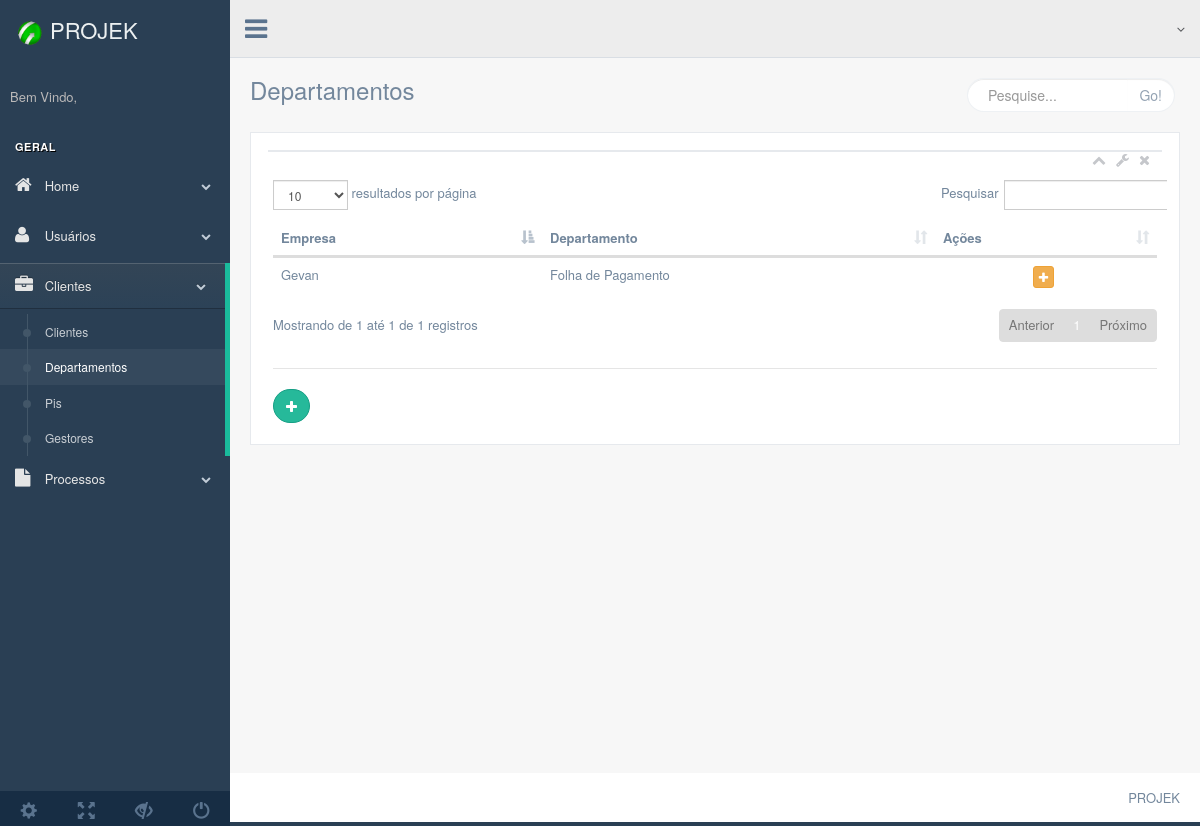
The page /production/php/clientes/departamentos.php on the database as committed earlier.
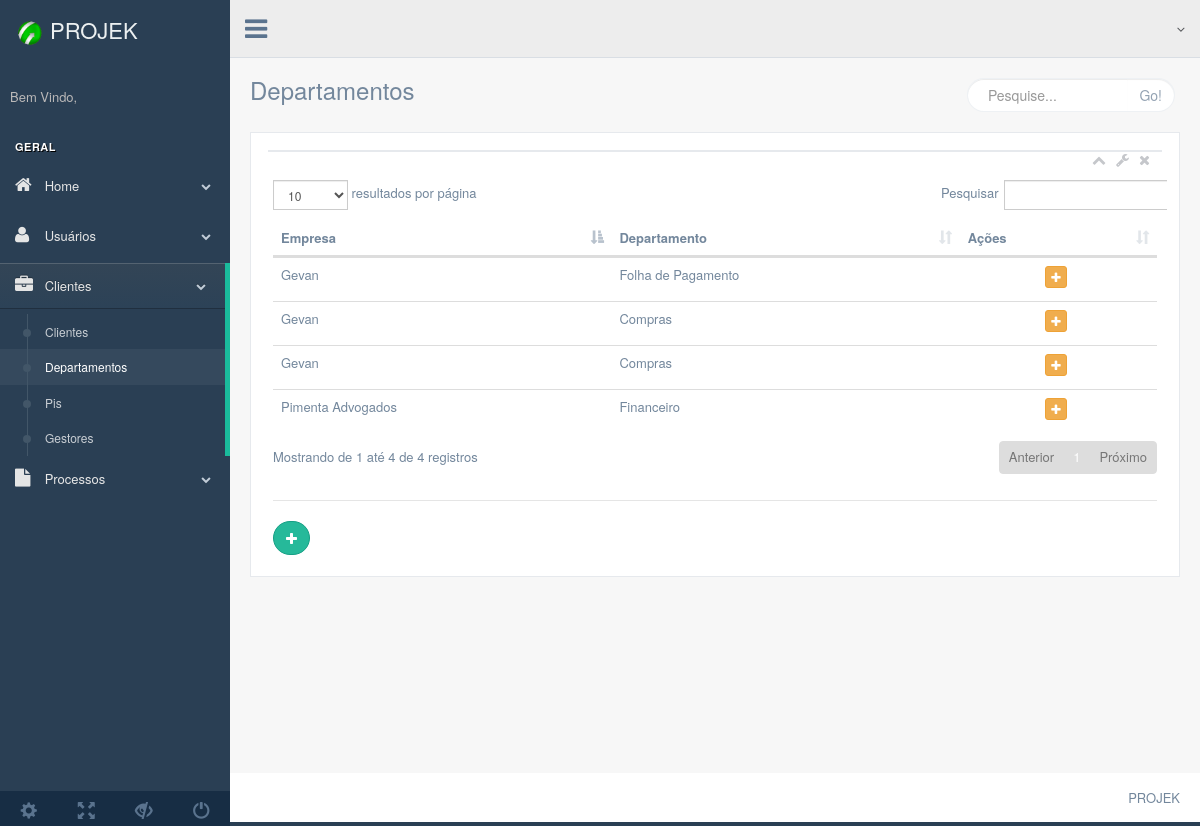
The same page on the database as committed later.
### tables this page shows
CREATE TABLE `departamentos` (
  `id_departamento` int(11) NOT NULL,
  `id_cliente` int(11) DEFAULT NULL,
  `nome` varchar(255) DEFAULT NULL
);

CREATE TABLE `clientes` (
  `id_cliente` int(11) NOT NULL,
  `nome` varchar(255) DEFAULT NULL
);

### production/php/bancos/banco-departamento.php (called while the page is built, shortened)
<?php
function listaDepartamentos($conexao){
  $clientes = array();
    $query = "select  * from departamentos";
    $resultado = mysqli_query($conexao, $query);
    while ($cliente = mysqli_fetch_assoc($resultado)) {
      array_push($clientes, $cliente);
    }
    return $clientes;
}
?>

### production/php/bancos/banco-cliente.php (called while the page is built, shortened)
<?php
function  buscaCliente($conexao , $id_cliente){
    $query = "select  * from clientes where id_cliente = $id_cliente";
    $resultado = mysqli_query($conexao, $query);
    $cliente = mysqli_fetch_assoc($resultado);
    return $cliente;
}

### production/php/clientes/departamentos.php (the view, shortened to what the changed rows need)
<?php include "../bancos/conecta.php";?>
<?php include "../bancos/banco-cliente.php";?>
<?php include "../bancos/banco-departamento.php";?>
<?php
  $departamentos = listaDepartamentos($conexao);
?>
<!DOCTYPE html>
<html lang="en">
  <head>
    <link href="../../../vendors/bootstrap/dist/css/bootstrap.min.css" rel="stylesheet">
    <link href="../../../vendors/font-awesome/css/font-awesome.min.css" rel="stylesheet">
    <link href="../../../vendors/nprogress/nprogress.css" rel="stylesheet">
    <link href="../../../vendors/iCheck/skins/flat/green.css" rel="stylesheet">
    <link href="../../../vendors/datatables.net-bs/css/dataTables.bootstrap.min.css" rel="stylesheet">
    <link href="../../../vendors/datatables.net-buttons-bs/css/buttons.bootstrap.min.css" rel="stylesheet">
    <link href="../../../vendors/datatables.net-fixedheader-bs/css/fixedHeader.bootstrap.min.css" rel="stylesheet">
    <link href="../../../vendors/datatables.net-responsive-bs/css/responsive.bootstrap.min.css" rel="stylesheet">
    <link href="../../../vendors/datatables.net-scroller-bs/css/scroller.bootstrap.min.css" rel="stylesheet">
    <link rel="stylesheet" type="text/css" href="../../../vendors/bootstrap-notify-3.1.3/dist/bootstrap-notify.js">
    <link href="../../../build/css/custom.min.css" rel="stylesheet">
  </head>
  <body class="nav-md">
    <div class="container body">
      <div class="main_container">
        <div class="right_col" role="main">
          <div class="">
            <div class="row">
              <div class="col-md-12 col-sm-12 col-xs-12">
                <div class="x_panel">
                  <div class="x_content">
                    <div class="row">
                      <div class="col-md-12 col-sm-12 col-xs-12">
                        <table id="tabela" class="table table-hover">
                          <thead>
                            <tr>
                              <th>Empresa</th>
                              <th>Departamento</th>
                              <th>Ações</th>
                            </tr>
                          </thead>
                          <tbody>
                            <?php
                              foreach ($departamentos as  $departamento) {
                                $cliente = buscaCliente($conexao, $departamento['id_cliente']);
                            ?>
                            <tr>
                              <td><?=$cliente['nome']?></td>
                              <td><?=$departamento['nome']?></td>
                              <td align="center">
                                <a href="../forms/form-pi.php?id_departamento=<?=$departamento['id_departamento']?>"><button class="btn btn-warning btn-xs"><i class="fa fa-plus"></i></button></a>
                              </td>
                            </tr>
                            <?php
                              }
                            ?>
                          </tbody>
                        </table>
                        <div class="ln_solid"></div>
                          <a class="btn btn-success btn-round" style="" href="../forms/form-cliente.php?"><i class="fa fa-plus"></i></a>
                        </div>
                      </div>
                    </div>
                  </div>
                </div>
              </div>
            </div>
          </div>
        </div>
      </div>
  </body>
</html>

Rows that differ between the two databases and show on the page:
added departamentos: id_cliente.nome "Pimenta Advogados", nome "Financeiro"
added departamentos: id_cliente.nome "Gevan", nome "Compras"
added departamentos: id_cliente.nome "Gevan", nome "Compras"
Other text that changed with them:
text written by a page script: "resultados por página Pesquisar Mostrando de 1 até 1 de 1 registros Anterior 1 Próximo" → "resultados por página Pesquisar Mostrando de 1 até 4 de 4 registros Anterior 1 Próximo"
